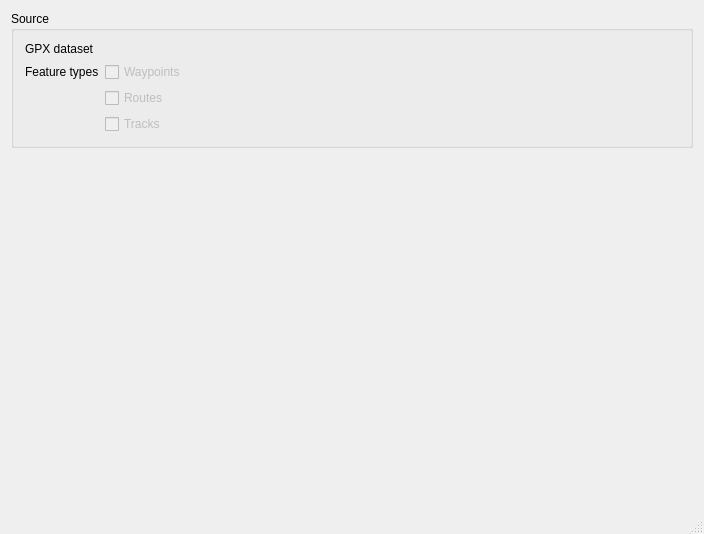
<?xml version="1.0" encoding="UTF-8"?>
<ui version="4.0">
 <class>QgsGpxSourceSelectBase</class>
 <widget class="QDialog" name="QgsGpxSourceSelectBase">
  <property name="geometry">
   <rect>
    <x>0</x>
    <y>0</y>
    <width>704</width>
    <height>534</height>
   </rect>
  </property>
  <property name="windowTitle">
   <string>Add GPX Layer(s)</string>
  </property>
  <property name="sizeGripEnabled">
   <bool>true</bool>
  </property>
  <property name="modal">
   <bool>true</bool>
  </property>
  <layout class="QGridLayout" name="gridLayout_2">
   <item row="3" column="0">
    <widget class="QDialogButtonBox" name="buttonBox">
     <property name="standardButtons">
      <set>QDialogButtonBox::NoButton</set>
     </property>
    </widget>
   </item>
   <item row="2" column="0">
    <spacer name="verticalSpacer">
     <property name="orientation">
      <enum>Qt::Vertical</enum>
     </property>
     <property name="sizeHint" stdset="0">
      <size>
       <width>20</width>
       <height>40</height>
      </size>
     </property>
    </spacer>
   </item>
   <item row="0" column="0">
    <layout class="QVBoxLayout" name="verticalLayout">
     <item>
      <widget class="QGroupBox" name="fileGroupBox">
       <property name="sizePolicy">
        <sizepolicy hsizetype="Preferred" vsizetype="Fixed">
         <horstretch>0</horstretch>
         <verstretch>0</verstretch>
        </sizepolicy>
       </property>
       <property name="title">
        <string>Source</string>
       </property>
       <layout class="QGridLayout" name="gridLayout" columnstretch="0,0">
        <item row="1" column="0" colspan="2">
         <layout class="QGridLayout" name="gridLayout_3">
          <item row="1" column="1">
           <widget class="QCheckBox" name="cbGPXWaypoints">
            <property name="enabled">
             <bool>false</bool>
            </property>
            <property name="text">
             <string>Waypoints</string>
            </property>
            <property name="checked">
             <bool>false</bool>
            </property>
           </widget>
          </item>
          <item row="3" column="1">
           <widget class="QCheckBox" name="cbGPXTracks">
            <property name="enabled">
             <bool>false</bool>
            </property>
            <property name="text">
             <string>Tracks</string>
            </property>
            <property name="checked">
             <bool>false</bool>
            </property>
           </widget>
          </item>
          <item row="2" column="1">
           <widget class="QCheckBox" name="cbGPXRoutes">
            <property name="enabled">
             <bool>false</bool>
            </property>
            <property name="text">
             <string>Routes</string>
            </property>
            <property name="checked">
             <bool>false</bool>
            </property>
           </widget>
          </item>
          <item row="2" column="2">
           <spacer name="horizontalSpacer">
            <property name="orientation">
             <enum>Qt::Horizontal</enum>
            </property>
            <property name="sizeHint" stdset="0">
             <size>
              <width>40</width>
              <height>20</height>
             </size>
            </property>
           </spacer>
          </item>
          <item row="1" column="0">
           <widget class="QLabel" name="lblGPXFeatureTypes">
            <property name="text">
             <string>Feature types</string>
            </property>
            <property name="buddy">
             <cstring>cbGPXWaypoints</cstring>
            </property>
           </widget>
          </item>
          <item row="0" column="0">
           <widget class="QLabel" name="label">
            <property name="text">
             <string>GPX dataset</string>
            </property>
           </widget>
          </item>
          <item row="0" column="1" colspan="2">
           <widget class="QgsFileWidget" name="mFileWidget" native="true"/>
          </item>
         </layout>
        </item>
       </layout>
      </widget>
     </item>
    </layout>
   </item>
  </layout>
 </widget>
 <layoutdefault spacing="6" margin="11"/>
 <customwidgets>
  <customwidget>
   <class>QgsFileWidget</class>
   <extends>QWidget</extends>
   <header>qgsfilewidget.h</header>
   <container>1</container>
  </customwidget>
 </customwidgets>
 <tabstops>
  <tabstop>buttonBox</tabstop>
 </tabstops>
 <resources/>
 <connections>
  <connection>
   <sender>buttonBox</sender>
   <signal>rejected()</signal>
   <receiver>QgsGpxSourceSelectBase</receiver>
   <slot>reject()</slot>
   <hints>
    <hint type="sourcelabel">
     <x>518</x>
     <y>510</y>
    </hint>
    <hint type="destinationlabel">
     <x>551</x>
     <y>370</y>
    </hint>
   </hints>
  </connection>
 </connections>
</ui>
